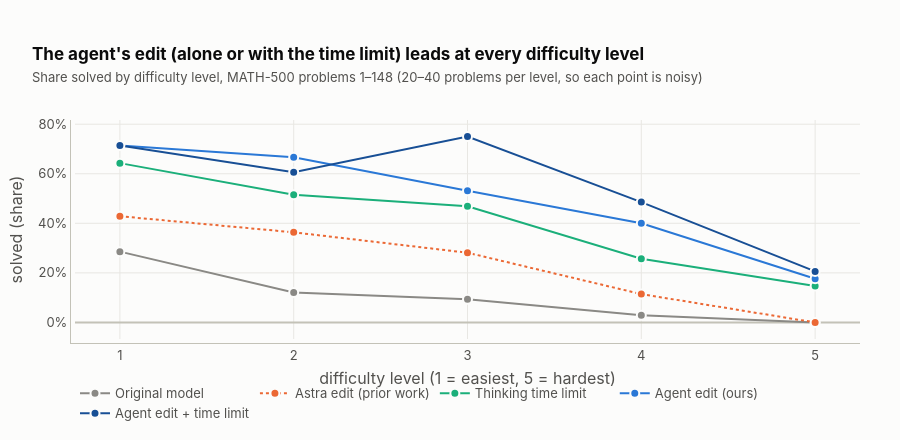

Notebook code cell kept with this figure:
### Markdown cell above
## 5. Harder problems: where the edit matters most

The competition-math set (MATH-500) labels each problem from level 1 (easy) to level 5 (hardest). None of these
problems were seen during the agent's search.

### Code cell
fig = go.Figure()
for arm in ["base", "astra", "bf4096", A1, A1 + "+bf4096"]:
    df = pd.DataFrame(rows("math148", arm))
    g = df.groupby("level").agg(k=("correct", "sum"), n=("correct", "size")).reset_index()
    g["p"] = g.k / g.n
    fig.add_scatter(x=g.level, y=g.p, mode="lines+markers", name=label(arm),
                    line=dict(color=color(arm), width=2, dash="dot" if arm == "astra" else "solid"),
                    marker=dict(size=9, color=color(arm), line=dict(color=SURFACE, width=2)),
                    customdata=g[["k", "n"]].values,
                    hovertemplate=f"<b>{label(arm)}</b><br>level %{{x}}: solved %{{customdata[0]}} of %{{customdata[1]}} (%{{y:.0%}})<extra></extra>")
style(fig, 440, "The agent's edit (alone or with the time limit) leads at every difficulty level",
      "Share solved by difficulty level, MATH-500 problems 1–148 (20–40 problems per level, so each point is noisy)")
fig.update_xaxes(title="difficulty level (1 = easiest, 5 = hardest)", dtick=1)
fig.update_yaxes(title="solved (share)", tickformat=".0%")
show(fig)

### Figure 1 — Plotly figure (JSON) as saved in the notebook; plotly's stock layout.template omitted (floating-point values rounded to 4 significant figures)
{"data": [{"customdata": [[4, 14], [4, 33], [3, 32], [1, 35], [0, 34]], "hovertemplate": "<b>Original model</b><br>level %{x}: solved %{customdata[0]} of %{customdata[1]} (%{y:.0%})<extra></extra>", "line": {"color": "#8a8985", "dash": "solid", "width": 2}, "marker": {"color": "#8a8985", "line": {"color": "#fcfcfb", "width": 2}, "size": 9}, "mode": "lines+markers", "name": "Original model", "type": "scatter", "x": [1, 2, 3, 4, 5], "y": [0.2857, 0.1212, 0.09375, 0.02857, 0.0]}, {"customdata": [[6, 14], [12, 33], [9, 32], [4, 35], [0, 34]], "hovertemplate": "<b>Astra edit (prior work)</b><br>level %{x}: solved %{customdata[0]} of %{customdata[1]} (%{y:.0%})<extra></extra>", "line": {"color": "#eb6834", "dash": "dot", "width": 2}, "marker": {"color": "#eb6834", "line": {"color": "#fcfcfb", "width": 2}, "size": 9}, "mode": "lines+markers", "name": "Astra edit (prior work)", "type": "scatter", "x": [1, 2, 3, 4, 5], "y": [0.4286, 0.3636, 0.2812, 0.1143, 0.0]}, {"customdata": [[9, 14], [17, 33], [15, 32], [9, 35], [5, 34]], "hovertemplate": "<b>Thinking time limit</b><br>level %{x}: solved %{customdata[0]} of %{customdata[1]} (%{y:.0%})<extra></extra>", "line": {"color": "#1baf7a", "dash": "solid", "width": 2}, "marker": {"color": "#1baf7a", "line": {"color": "#fcfcfb", "width": 2}, "size": 9}, "mode": "lines+markers", "name": "Thinking time limit", "type": "scatter", "x": [1, 2, 3, 4, 5], "y": [0.6429, 0.5152, 0.4688, 0.2571, 0.1471]}, {"customdata": [[10, 14], [22, 33], [17, 32], [14, 35], [6, 34]], "hovertemplate": "<b>Agent edit (ours)</b><br>level %{x}: solved %{customdata[0]} of %{customdata[1]} (%{y:.0%})<extra></extra>", "line": {"color": "#2a78d6", "dash": "solid", "width": 2}, "marker": {"color": "#2a78d6", "line": {"color": "#fcfcfb", "width": 2}, "size": 9}, "mode": "lines+markers", "name": "Agent edit (ours)", "type": "scatter", "x": [1, 2, 3, 4, 5], "y": [0.7143, 0.6667, 0.5312, 0.4, 0.1765]}, {"customdata": [[10, 14], [20, 33], [24, 32], [17, 35], [7, 34]], "hovertemplate": "<b>Agent edit + time limit</b><br>level %{x}: solved %{customdata[0]} of %{customdata[1]} (%{y:.0%})<extra></extra>", "line": {"color": "#184f95", "dash": "solid", "width": 2}, "marker": {"color": "#184f95", "line": {"color": "#fcfcfb", "width": 2}, "size": 9}, "mode": "lines+markers", "name": "Agent edit + time limit", "type": "scatter", "x": [1, 2, 3, 4, 5], "y": [0.7143, 0.6061, 0.75, 0.4857, 0.2059]}], "layout": {"bargap": 0.25, "font": {"color": "#52514e", "family": "Inter, Helvetica, Arial, sans-serif", "size": 13}, "height": 440, "hoverlabel": {"align": "left", "bgcolor": "white", "bordercolor": "#c3c2b7", "font": {"color": "#0b0b0b", "size": 13}}, "legend": {"font": {"color": "#52514e"}, "orientation": "h", "x": 0, "xref": "paper", "y": -0.18}, "margin": {"b": 48, "l": 40, "pad": 4, "r": 40, "t": 120}, "paper_bgcolor": "#fcfcfb", "plot_bgcolor": "#fcfcfb", "title": {"font": {"color": "#0b0b0b", "size": 17}, "pad": {"l": 32, "t": 8}, "text": "<b>The agent's edit (alone or with the time limit) leads at every difficulty level</b><br><span style='font-size:13px;color:#52514e'>Share solved by difficulty level, MATH-500 problems 1–148 (20–40 problems per level, so each point is noisy)</span>", "x": 0, "xanchor": "left", "xref": "container"}, "xaxis": {"dtick": 1, "gridcolor": "#e8e7e3", "linecolor": "#c3c2b7", "tickfont": {"color": "#52514e"}, "title": {"text": "difficulty level (1 = easiest, 5 = hardest)"}, "zerolinecolor": "#c3c2b7"}, "yaxis": {"gridcolor": "#e8e7e3", "linecolor": "#c3c2b7", "tickfont": {"color": "#52514e"}, "tickformat": ".0%", "title": {"text": "solved (share)"}, "zerolinecolor": "#c3c2b7"}}}
